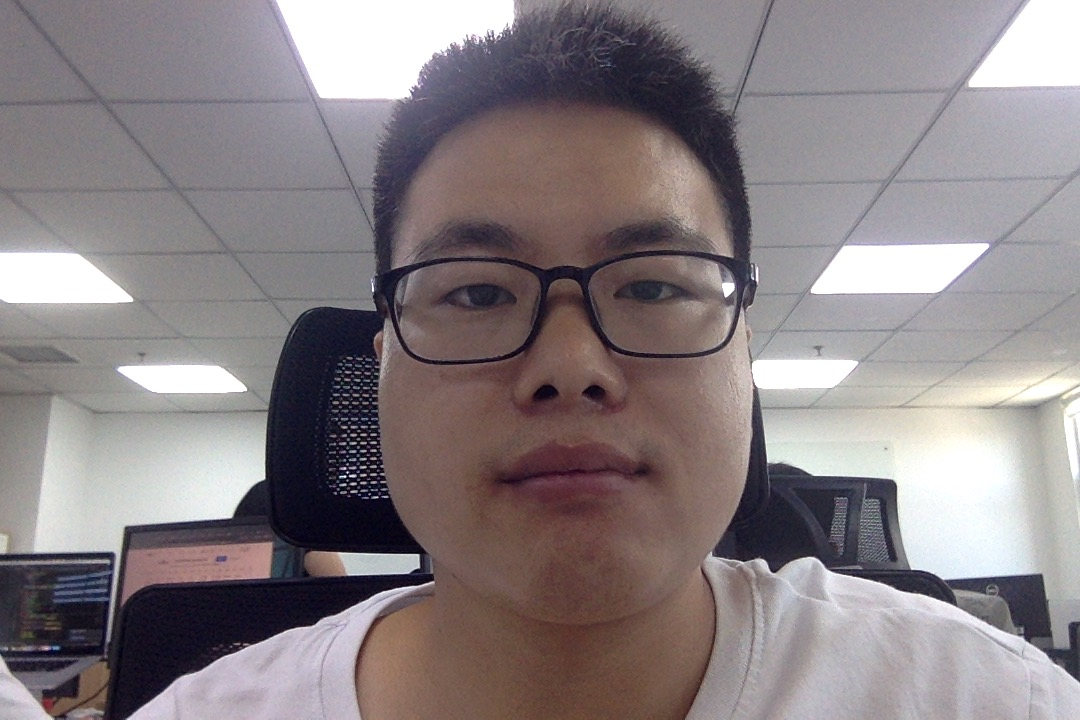
#> input picture facerecognition/images/face/zhouwei.jpg, 1080 x 720 px, found by its file name
$ python cv_show_test.py
#> lines starting #> are read from the running program, lines starting #| are printed output that depends on the picture
import cv2

img = cv2.imread('images/zhouwei.jpg',0)
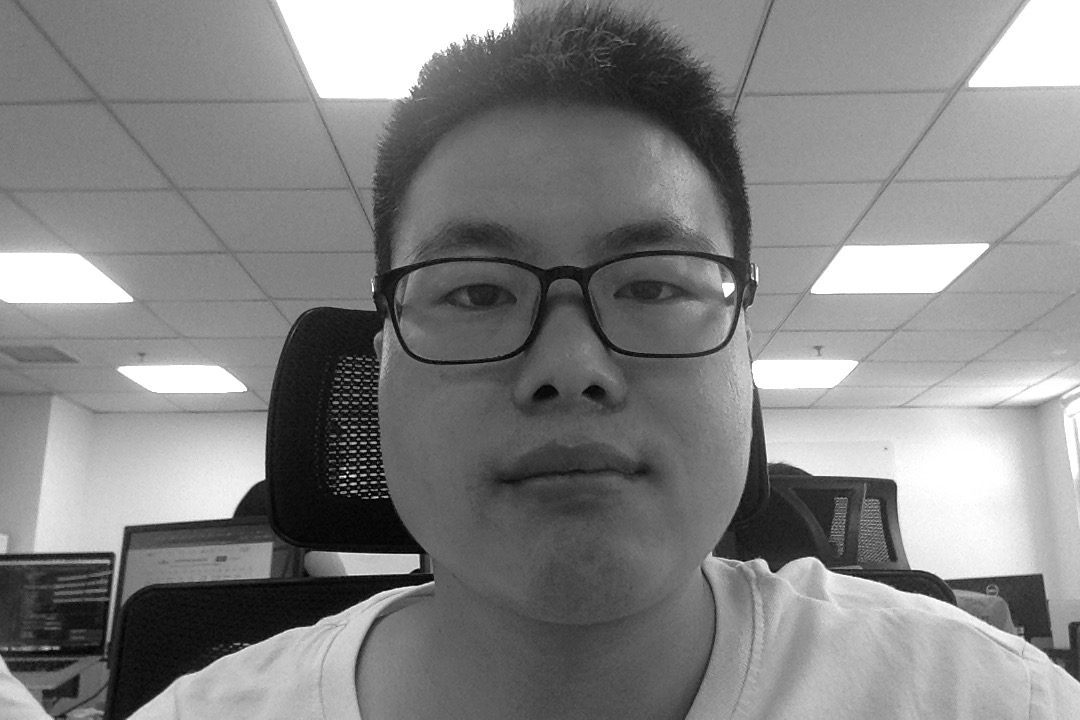
#> img: shape (720, 1080); min 0, max 255, mean 131.6
cv2.imshow('image', img)
k = cv2.waitKey(0)
#> (key Esc is pressed here)
if k == 27:
    cv2.destroyAllWindows()
elif k == ord('s'):
    cv2.imwrite('46.png', img)
